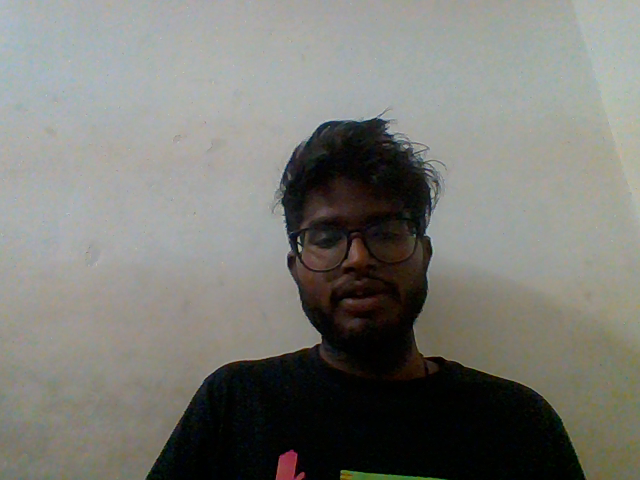
#> input picture piPrograms/file.png, 640 x 480 px
$ python detect.py
#> lines starting #> are read from the running program, lines starting #| are printed output that depends on the picture; after the words box and inside, x2 and y2 are one past the last pixel; in counts of white or black regions, pixels touching at a corner belong together
import cv2
from datetime import datetime

def detectImage(name):
#> called with name = 'piPrograms/file.png'
    imagePath = name
    cascPath = "haarcascade_frontalface_default.xml"

    # Create the haar cascade
    faceCascade = cv2.CascadeClassifier(cascPath)

    # Read the image
    image = cv2.imread(imagePath)
#> image is the input picture: shape (480, 640, 3); mean B, G, R 116.7, 122.3, 122.1
    gray = cv2.cvtColor(image, cv2.COLOR_BGR2GRAY)
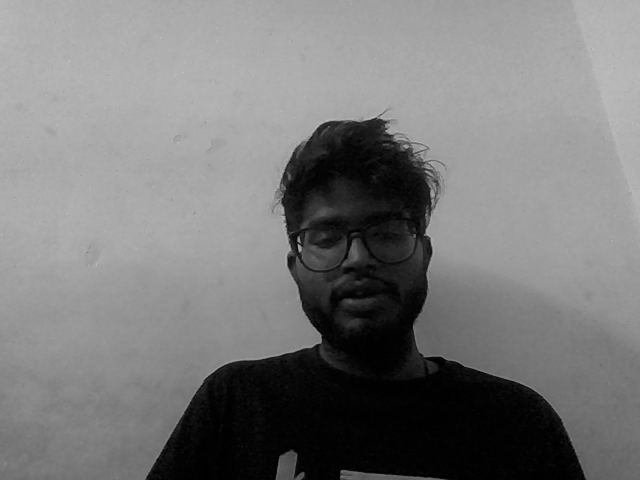
#> gray: shape (480, 640); min 0, max 197, mean 121.6

    # Detect faces in the image
    faces = faceCascade.detectMultiScale(
        gray,
        scaleFactor=1.2,
        minNeighbors=5,
        minSize=(30, 30),
        flags = cv2.CASCADE_SCALE_IMAGE
    )
#> faces = [[280, 178, 148, 148]]

    print("Found {0} faces!".format(len(faces)))
#| Found 1 faces!
    now = datetime.now()
    file1 = open("log.txt", "a")
    strW = now.strftime("%d/%m/%Y %H:%M:%S")
    strW = strW + " " + "Faces: " + str(len(faces)) + "\n"
    file1.writelines(strW)
    file1.close()

    scale_percent = 60 # percent of original size
    width = int(image.shape[1] * scale_percent / 100)
#> width = 384
    height = int(image.shape[0] * scale_percent / 100)
#> height = 288
    dim = (width, height)
#> dim = (384, 288)

    # Draw a rectangle around the faces
    for (x, y, w, h) in faces:
        cv2.rectangle(image, (x, y), (x+w, y+h), (0, 255, 0), 2)
#> this loop made 1 pass
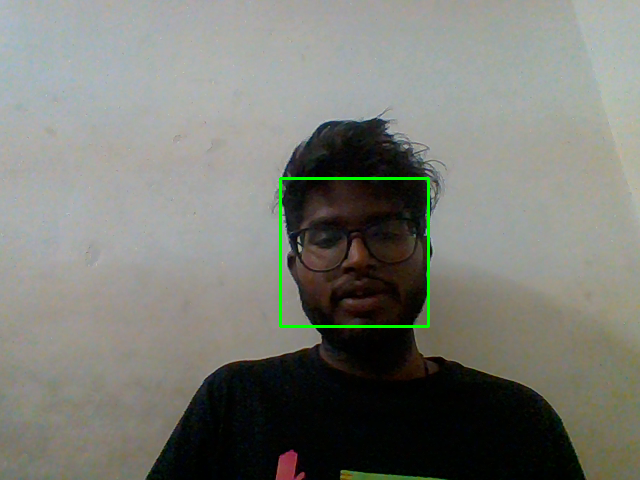
#> image: shape (480, 640, 3); 0.58% of pixels changed, all inside (x1, y1, x2, y2) = (279, 177, 430, 328)

    imageSmol = cv2.resize(image, dim)
    cv2.imshow("Faces found", imageSmol)
    #if(len(faces) > 0):
        #cv2.imwrite("/detectedImages/" + name, image)

        #return len(faces)
    cv2.waitKey(0)

detectImage('piPrograms/file.png')

$ run again, with piPrograms/test_image.png copied over piPrograms/file.png
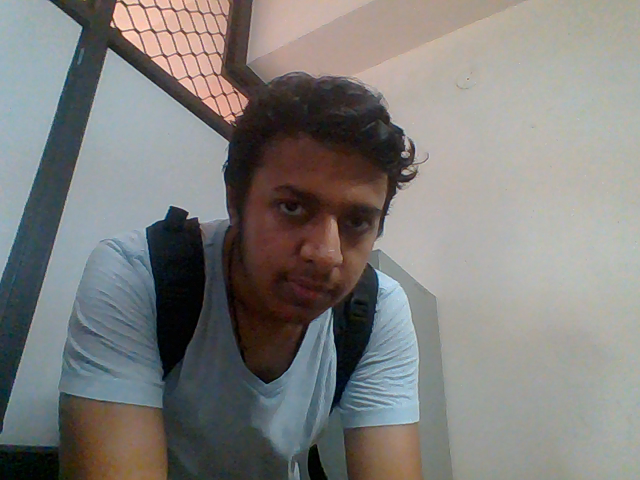
#> input picture piPrograms/test_image.png, 640 x 480 px
#> in detectImage, image is the input picture: shape (480, 640, 3); mean B, G, R 123.9, 126.3, 127.5
#> in detectImage, `gray = cv2.cvtColor(image, cv2.COLOR_BGR2GRAY)`:
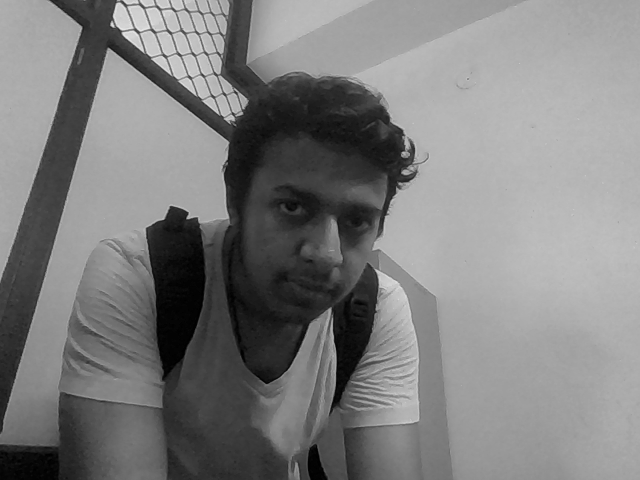
#> gray: shape (480, 640); min 0, max 230, mean 126.4
#> faces = [[234, 151, 180, 180]]
#| Found 1 faces!
#> the loop in detectImage, `for (x, y, w, h) in faces:` made 1 pass
#> after the loop in detectImage, `for (x, y, w, h) in faces:`:
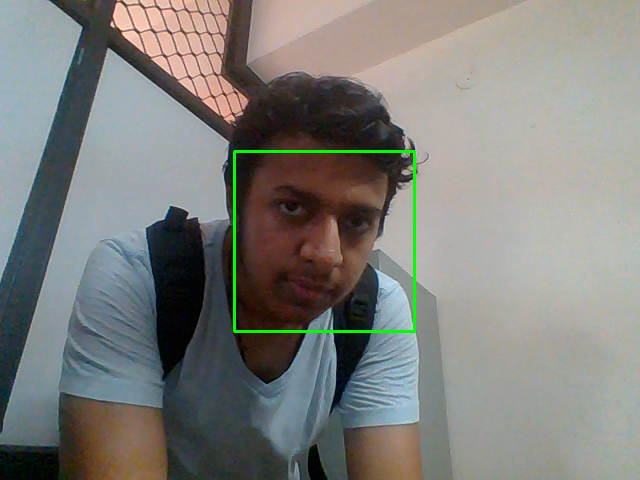
#> image: shape (480, 640, 3); 0.7% of pixels changed, all inside (x1, y1, x2, y2) = (233, 150, 416, 333)
